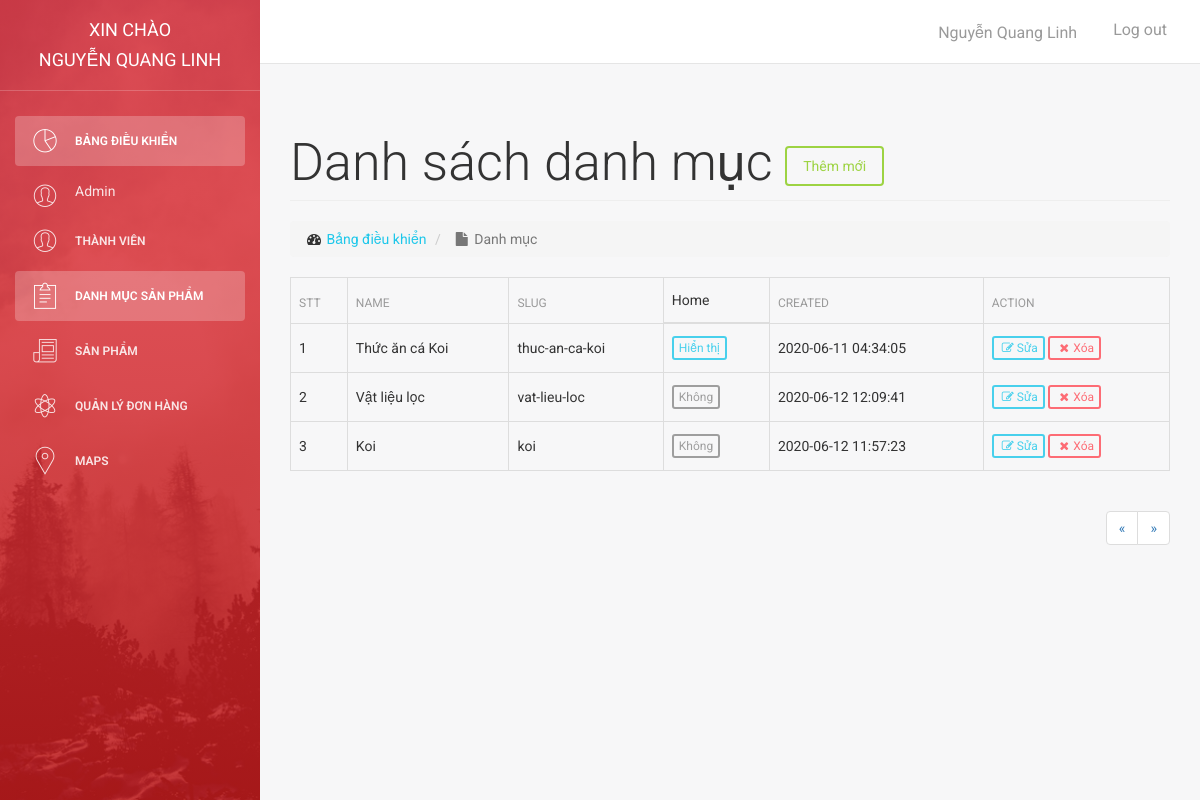
The app's page /admin/modules/category/index.php (signed in) with its own data.
### tables this page shows
CREATE TABLE `category` (
  `id` int(11) NOT NULL,
  `name` varchar(100) DEFAULT NULL,
  `slug` varchar(100) DEFAULT NULL,
  `home` tinyint(4) DEFAULT 0,
  `thunbar` varchar(100) NOT NULL,
  `status` tinyint(4) DEFAULT 1,
  `created_at` timestamp NULL DEFAULT current_timestamp() ON UPDATE current_timestamp(),
  `updated_at` timestamp NULL DEFAULT current_timestamp() ON UPDATE current_timestamp()
);

### libraries/Database.php (called while the page is built, shortened)
<?php
    class Database
    {
        public $link;
        public function __construct()
        {
            $this->link = mysqli_connect("localhost","root","","koi") or die ();
            mysqli_set_charset($this->link,"utf8");
        }
         public function fetchAll($table)
        {
            $sql = "SELECT * FROM {$table} WHERE 1" ;
            $result = mysqli_query($this->link,$sql) or die("Lỗi Truy Vấn fetchAll " .mysqli_error($this->link));
            $data = [];
            if( $result)
            {
                while ($num = mysqli_fetch_assoc($result))
                {
                    $data[] = $num;
                }
            }
            return $data;
        }
    }
?>

### admin/autoload/autoload.php (called while the page is built, shortened)
<?php
	require_once __DIR__. "/../../libraries/Database.php";
    $db = new Database ;
?>

### admin/modules/category/index.php (the view, shortened to what this page needs)
<?php
    require_once __DIR__. "/../../autoload/autoload.php";
    $category = $db->fetchAll("category");
?>
<?php require_once __DIR__. "/../../layouts/header.php"; ?>
	<div class="row">
		<div class="col-lg-12">
            <h1 class="page-header">
                Danh sách danh mục
                <a href="add.php" class="btn btn-success">
                	Thêm mới
            	</a>
            </h1>
            <ol class="breadcrumb">
                <li>
                    <i class="fa fa-dashboard"></i>
                    <a href="index.html">Bảng điều khiển</a>
                </li>
                <li class="active">
                    <i class="fa fa-file">
                    </i> Danh mục
                </li>
            </ol>
        </div>
    </div>
    <div class="row">
        <div class="col-md-12">
            <div class="table-responsive">
      			<table class="table table-bordered table-hover">
            		<thead>
                		<tr>
                    		<th>STT</th>
                    		<th>Name</th>
                    		<th>Slug</th>
                            <td>Home</td>
                            <th>Created</th>
                    		<th>Action</th>
                		</tr>
            		</thead>
            		<tbody>
                        <?php $stt=1; foreach ($category as $item) :?>
                            <tr>
                                <td><?php echo $stt ?></td>
                                <td><?php echo $item['name'] ?></td>
                                <td><?php echo $item['slug'] ?></td>
                                <td>
                                    <a href="home.php?id=<?php echo $item['id'] ?>" class="btn btn-xs <?php echo $item ['home'] == 1 ? 'btn-info' : 'btn-default' ?>">
                                        <?php echo $item['home'] ==1 ?'Hiển thị' :'Không' ?>
                                        </a>
                                </td>
                                <td><?php echo $item['created_at']?></td>
                                <td>
                                    <a class="btn btn-xs btn-info" href="edit.php?id=<?php echo $item['id'] ?>">
                                        <i class="fa fa-edit"></i>Sửa
                                    </a>
                                    <a class="btn btn-xs btn-danger" href="delete.php?id=<?php echo $item['id'] ?>">
                                        <i class="fa fa-times"></i>Xóa
                                    </a>
                                </td>
                            </tr>
                		<?php $stt++; endforeach ?>
            		</tbody>
    	 		</table>
    	       	<div class="pull-right">
    				<nav aria-label="Page navigation example">
        				<ul class="pagination">
            				<li class="page-item">
                				<a class="page-link" href="#" aria-label="Previous">
                				<span aria-hidden="true">&laquo;</span>
                				</a>
            				</li>
            				<li class="page-item">
                				<a class="page-link" href="#" aria-label="Next">
                					<span aria-hidden="true">&raquo;</span>
                				</a>
            				</li>
        				</ul>
    				</nav>
    			</div>
    		</div>
        </div>
    </div>
  <?php require_once __DIR__. "/../../layouts/footer.php"; ?>

### records on screen
category: name "Thức ăn cá Koi", slug "thuc-an-ca-koi", home "Hiển thị", created_at "2020-06-11 04:34:05"
category: name "Vật liệu lọc", slug "vat-lieu-loc", home "Không", created_at "2020-06-12 12:09:41"
category: name "Koi", slug "koi", home "Không", created_at "2020-06-12 11:57:23"

### other values on screen
$_SESSION['admin_name'] "NGUYỄN QUANG LINH"
$_SESSION['admin_name'] "Nguyễn Quang Linh"
